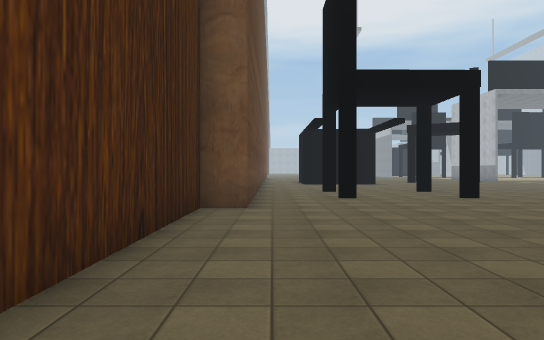
view 1 (above)

24 first-person views from a walk through a 3-D level made in the Unity game engine. The camera is 1.4 m above the floor, looks level and sees 70° across. The floor is counted in squares, 2 m on a side. Each view is taken from the middle of a square. On the plan, view 1 faces up. The plan holds only what a view shows up to about 11 squares ahead; the rest is blank. The place goes on beyond the plan. The player is left out. Some surface patterns are stand-ins.

view 2
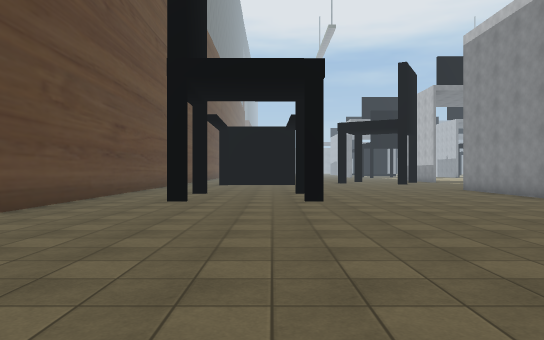

view 3
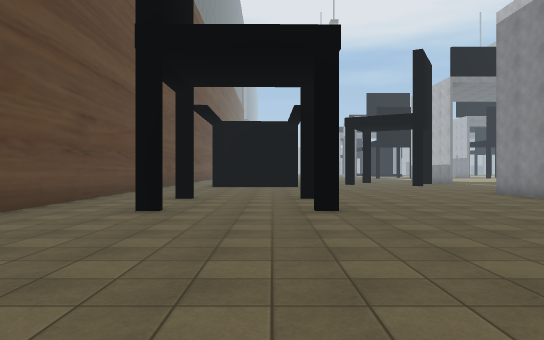

view 4
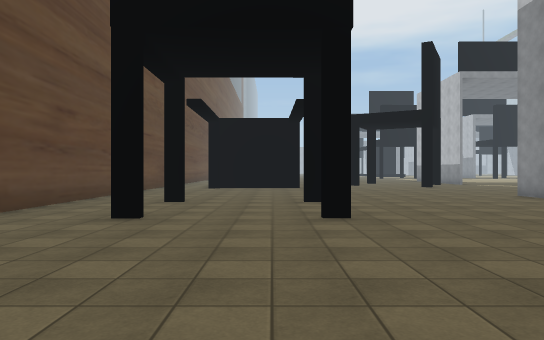

view 5
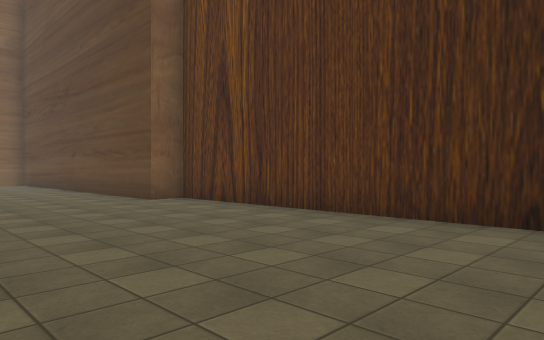

view 6
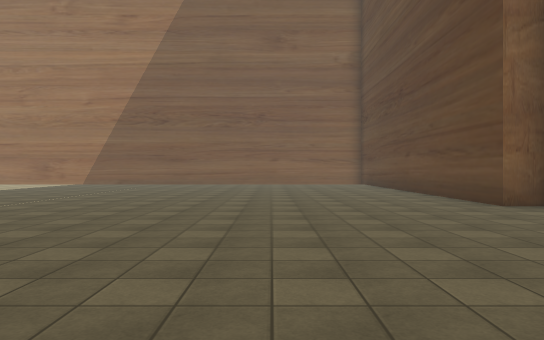

view 7
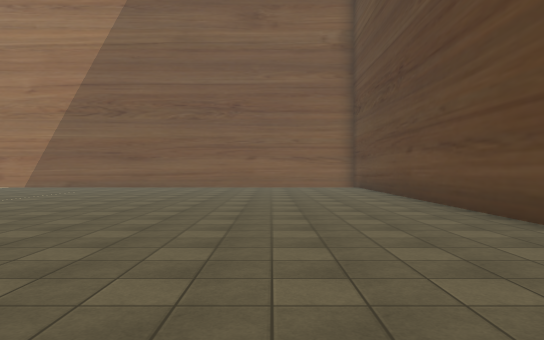

view 8
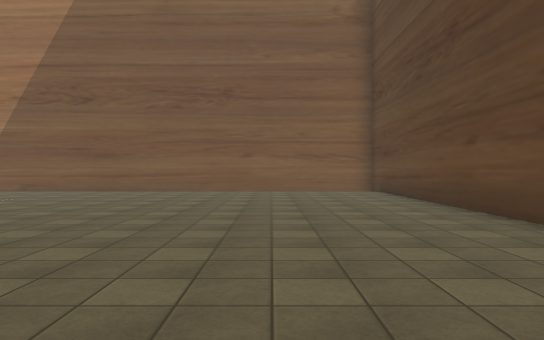

view 9
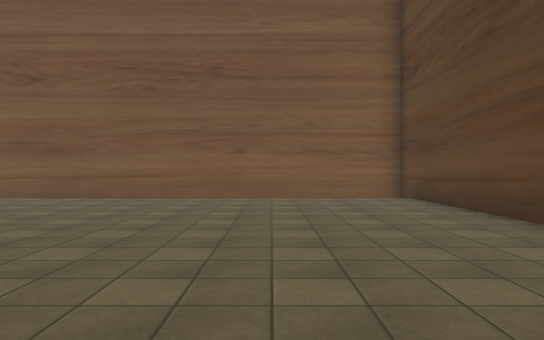

view 10
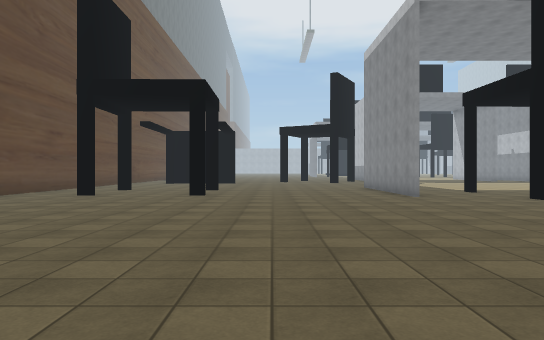

view 11
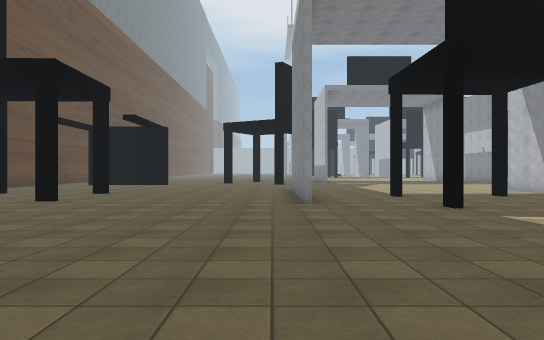

view 12
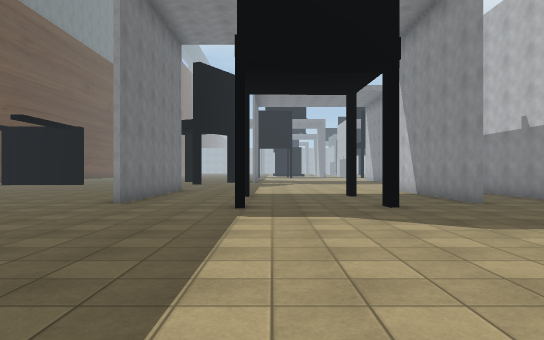

view 13
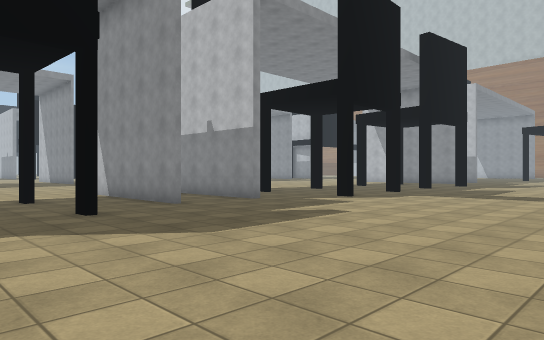

view 14
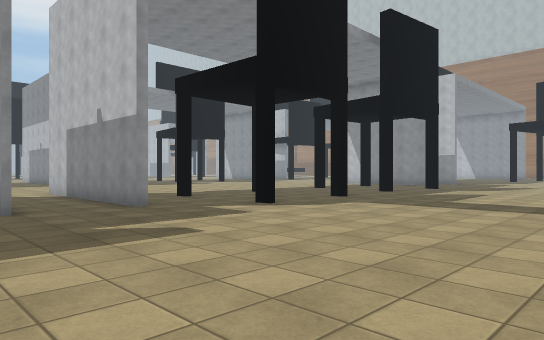

view 15
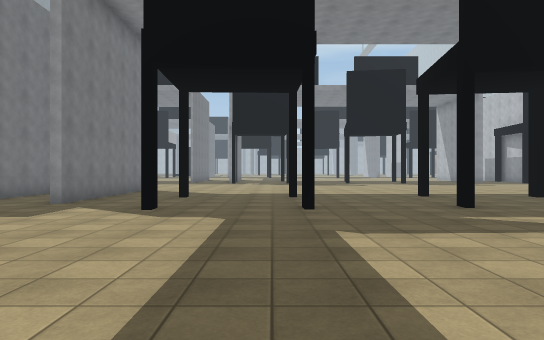

view 16
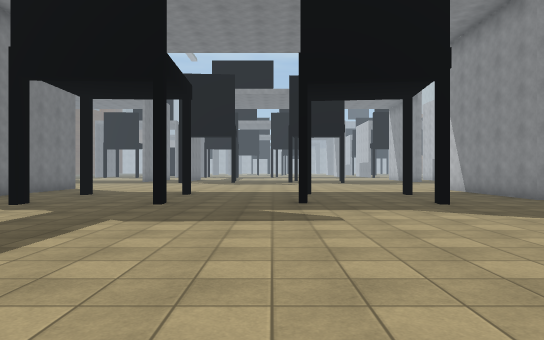

view 17
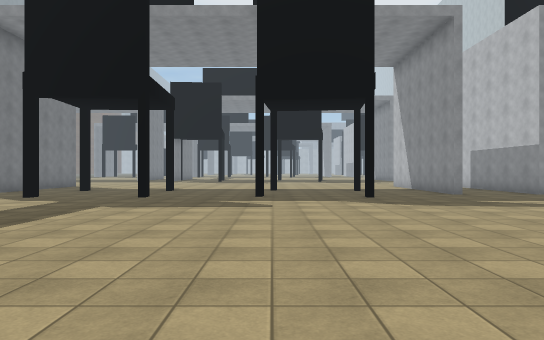

view 18
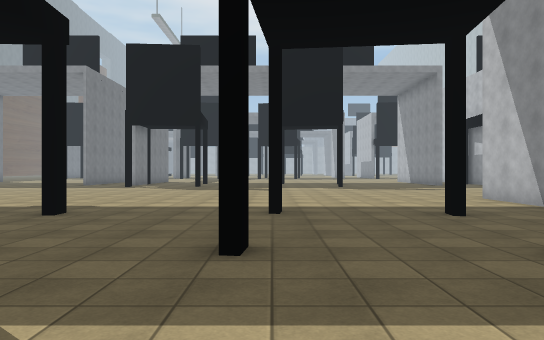

view 19
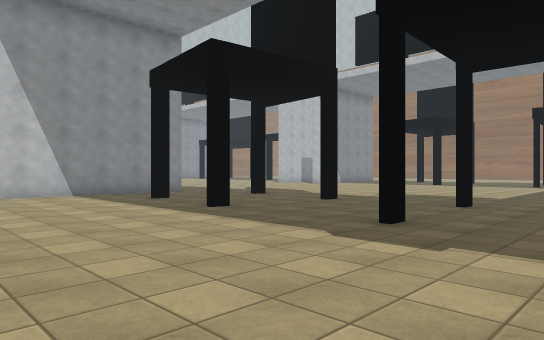

view 20
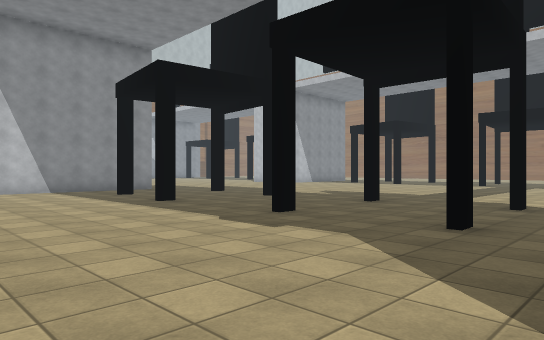

view 21
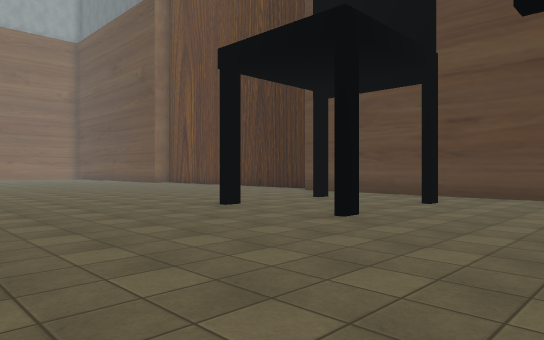

view 22
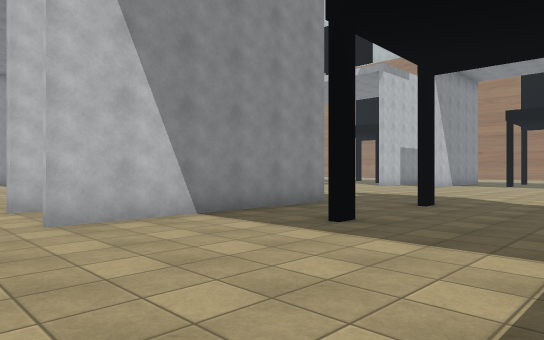

view 23
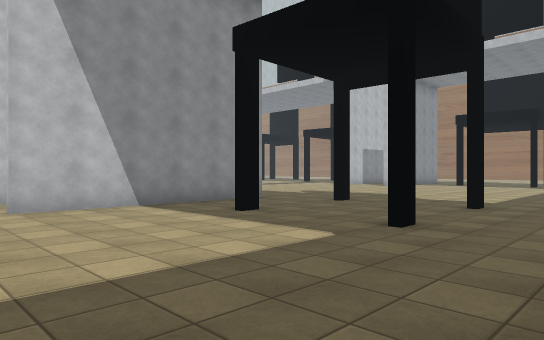

view 24
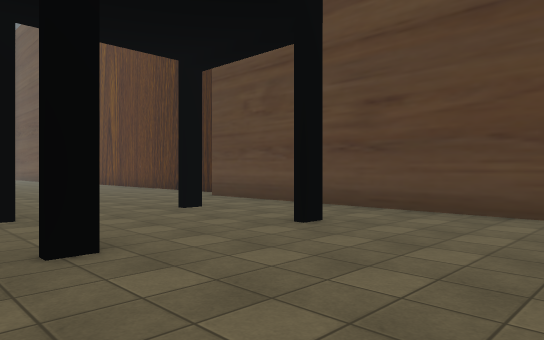

### Floor plan
Points are (right, up) in squares from view 1. A wall is a line through its corners. A room is listed if a view was taken in it or the views show most of it. See-through windows are left out.
Room 1 (views 1, 2, 3, 4, 5, 6, 7, 8, 9, 10, 11, 12, 13, 14, 15, 16, 17, 18, 19, 20, 21, 22, 23, 24)
walls: (16.2, 8.1) (16.2, 8.6); (13.3, 8) (13.3, 8.6); (18.3, 9) (18.3, 14.6); (22.7, 7.7) (22.7, 8.2); (20.4, 9) (20.4, 14.6); (22.9, 8.2) (22.9, 7.7); (10.7, 9) (10.7, 14.6); (16.1, 11.2) (16, 11.7); (25.6, 7.8) (25.6, 8.3); (25.7, 8.3) (25.8, 7.8); (18.4, 12) (18.4, 10.4); (22.6, 10.8) (22.6, 11.3); (20.6, 12) (20.6, 9); (10.8, 12) (10.8, 9); (25.5, 10.9) (25.4, 11.4); (28.6, 8.1) (28.6, 8.7); (25.6, 11.4) (25.6, 10.9); (5.2, 9.6) (4.7, 9.6); (4.7, 9.8) (5.2, 9.8); (31.4, 7.7) (31.5, 8.4); (28.9, 11.2) (29, 11.7); (5.2, 12.5) (4.7, 12.5); (4.7, 12.7) (5.2, 12.7); (2.1, 9.6) (1.6, 9.6); (1.6, 9.8) (2.1, 9.8); (31.8, 10.9) (31.8, 11.3); (34.2, 9) (34.2, 14.6); (2.1, 12.5) (1.6, 12.5); (1.6, 12.6) (2.1, 12.6); (-0.5, 14.9) (-0.5, 7.2) (-1.3, 7.2) (-1.3, -3.5) (-0.5, -3.5) (-0.5, -14.5)

Positions as (right, up) in squares from view 1, and headings:
1: (0, 0), facing up
2: (4, 1), facing up
3: (4, 3), facing up
4: (4, 4), facing up
5: (4, 5), facing down-left
6: (4, 4), facing down
7: (3, 1), facing down
8: (3, -2), facing down
9: (3, -5), facing down
10: (7, -1), facing up
11: (10, 1), facing up
12: (14, 1), facing up
13: (14, 2), facing up-right
14: (17, 2), facing up-right
15: (25, 1), facing up
16: (28, 0), facing up
17: (29, -2), facing up
18: (29, 5), facing up
19: (23, 16), facing down-right
20: (21, 16), facing down-right
21: (10, 16), facing down-left
22: (13, 16), facing down-right
23: (11, 16), facing down-right
24: (6, 16), facing down-left
